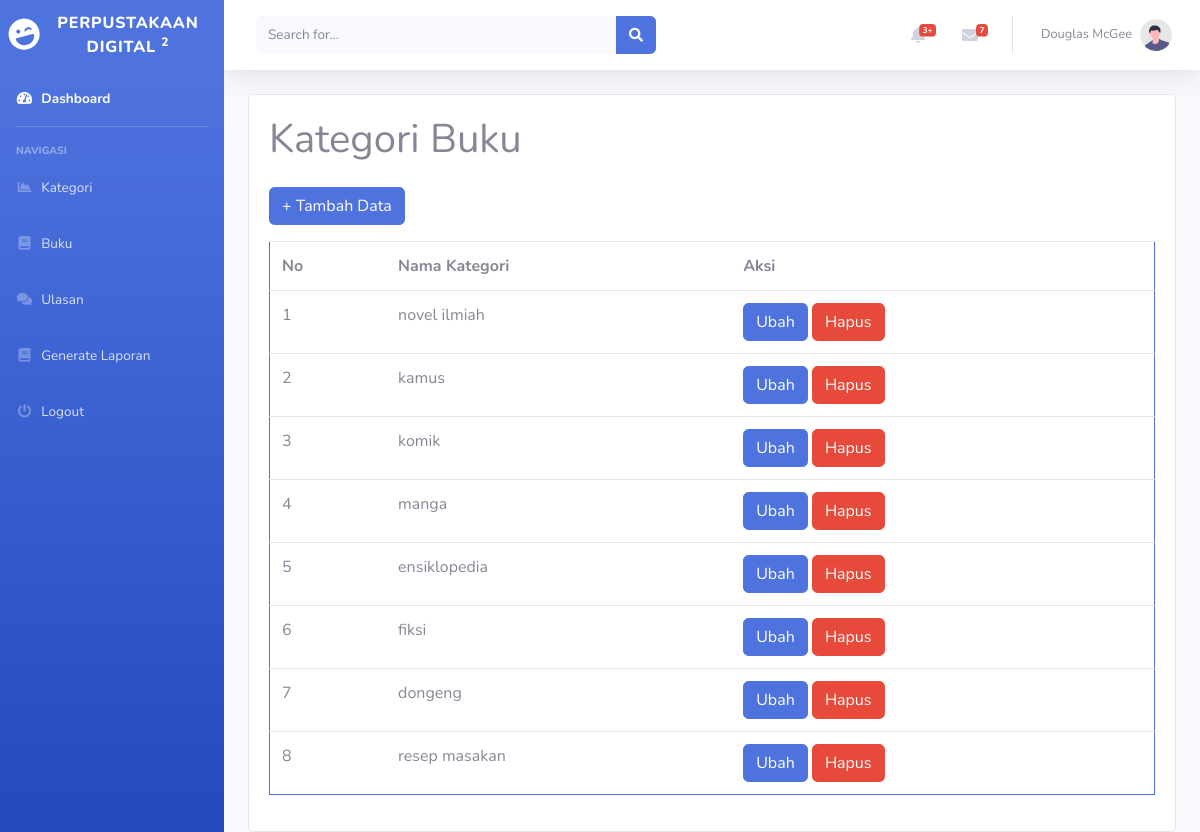
The app's page /main.php?page=kategori (signed in) with its own data.
### tables this page shows
CREATE TABLE `kategori_buku` (
  `id_kategori` int(11) NOT NULL,
  `nama_kategori` varchar(100) NOT NULL
);

### kategori.php (the view)
<div class="container-fluid">
    <div class="card">
        <div class="card-body">
            <h1>Kategori Buku</h1>
            <div class="row">
                <div class="col-md-12">
                    <a href="?page=kategori_tambah" class="btn btn-primary my-3">+ Tambah Data</a>
                    <table class="table table-bordered border-primary border-primarytable-hover">
                        <tr>
                            <th>No</th>
                            <th>Nama Kategori</th>
                            <th>Aksi</th>
                        </tr>
                        <?php
                            $no = 0;
                            $query = mysqli_query($conn, "SELECT * FROM kategori_buku");
                            while ($data = mysqli_fetch_array($query)){
                        ?>
                        <tr>
                            <td><?php echo ++$no; ?></td>
                            <td><?php echo $data['nama_kategori'] ?></td>
                            <td>
                                <a href="?page=kategori_ubah&&id=<?php echo $data['id_kategori'] ?>" class="btn btn-primary">Ubah</a>
                                <a href="?page=kategori_hapus&&id=<?php echo $data['id_kategori'] ?>" class="btn btn-danger" onclick="return confirm('Yakin ingin menghapus data?');">Hapus</a>
                            </td>
                        </tr>
                        <?php } ?>
                    </table>
                </div>
            </div>
        </div>
    </div>
</div>

### records on screen
kategori_buku: nama_kategori "novel ilmiah"
kategori_buku: nama_kategori "kamus"
kategori_buku: nama_kategori "komik"
kategori_buku: nama_kategori "manga"
kategori_buku: nama_kategori "ensiklopedia"
kategori_buku: nama_kategori "fiksi"
kategori_buku: nama_kategori "dongeng"
kategori_buku: nama_kategori "resep masakan"
